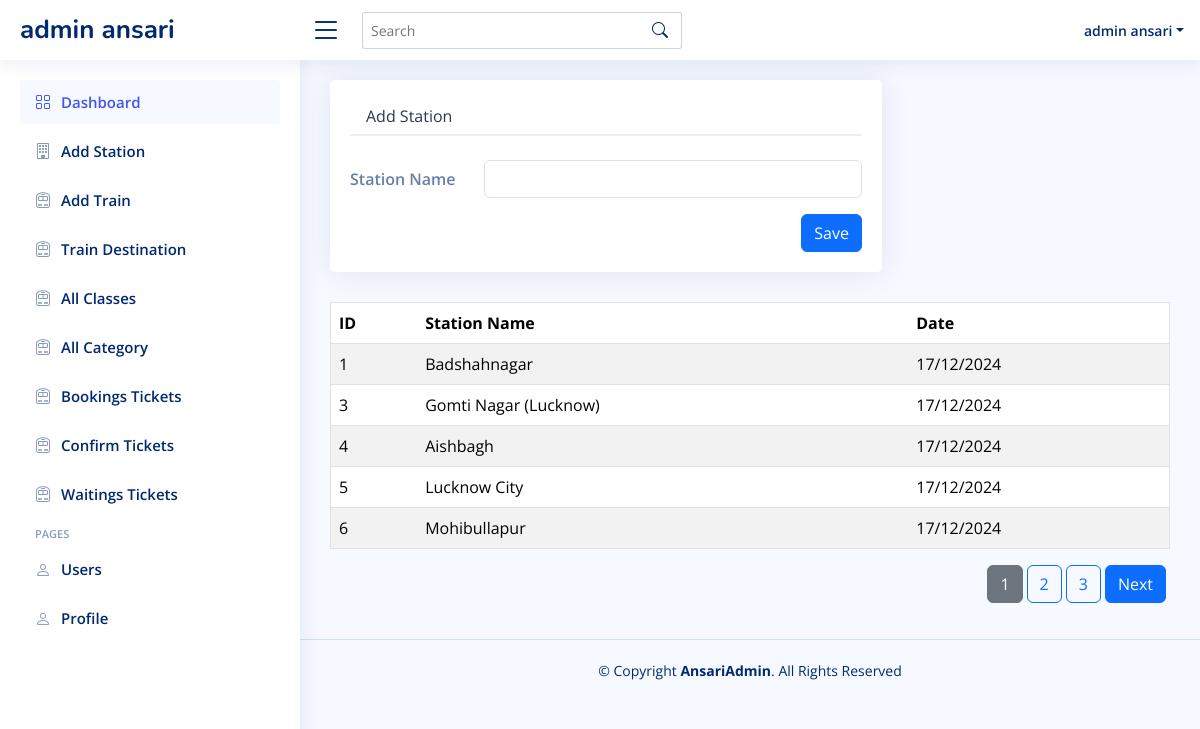
The app's page /admin/addStation.php (signed in) with its own data.
### tables this page shows
CREATE TABLE `stations` (
  `id` int NOT NULL,
  `station` varchar(255) NOT NULL,
  `created_at` timestamp NOT NULL DEFAULT CURRENT_TIMESTAMP,
  `updated_at` timestamp NOT NULL DEFAULT CURRENT_TIMESTAMP
);

### admin/addStation.php (the view, shortened to what this page needs)
<?php include 'assets/layout/header.php' ?>
<?php include 'assets/layout/sidebar.php' ?>
<main id="main" class="main">
<section class="section profile">
      <div class="row">
        <div class="col-xl-8">
          <div class="card">
            <div class="card-body pt-3">
              <ul class="nav nav-tabs nav-tabs-bordered">
                <li class="nav-item">
                  <button class="nav-link" data-bs-toggle="tab" data-bs-target="#profile-edit">Add Station</button>
                </li>
              </ul>
              <div class="tab-content pt-2">
                <div class="tab-pane fade  show active profile-edit pt-3" id="profile-edit">
                  <form action="station_action.php" method="POST">
                    <div class="row mb-3">
                      <label for="fullName" class="col-md-4 col-lg-3 col-form-label">Station Name</label>
                      <div class="col-md-8 col-lg-9">
                        <input name="stationName" type="text" class="form-control" id="stationName">
                      </div>
                    </div>
                    <div class="text-center d-flex justify-content-end">
                      <button type="submit" class="btn btn-primary">Save</button>
                    </div>
                  </form>
                </div>
              </div>
            </div>
          </div>
        </div>
      </div>
    </section>
    <?php
    include '../assets/inc/conn.php';
    $records_per_page = 5;
    $current_page = isset($_GET['page']) ? (int)$_GET['page'] : 1;
    $offset = ($current_page - 1) * $records_per_page;
    $total_sql = "SELECT COUNT(*) AS total FROM stations";
    $total_result = $conn->query($total_sql);
    $total_row = $total_result->fetch_assoc();
    $total_records = $total_row['total'];
    $total_pages = ceil($total_records / $records_per_page);
    $sql = "SELECT * FROM stations LIMIT $records_per_page OFFSET $offset";
    $result = $conn->query($sql);
    echo "<table border='1' class='table table-striped table-hover'>
            <thead>
                <tr>
                    <th>ID</th>
                    <th>Station Name</th>
                    <th>Date</th>
                </tr>
            </thead>
            <tbody>";
    if ($result->num_rows > 0) {
        while ($row = $result->fetch_assoc()) {
            $created_at = date("d/m/Y", strtotime($row["created_at"]));
            echo "<tr>
                    <td>" . $row["id"] . "</td>
                    <td>" . $row["station"] . "</td>
                    <td>" . $created_at . "</td>
                </tr>";
        }
    } else {
        echo "<tr><td colspan='3'>No results</td></tr>";
    }
    echo "</tbody></table>";
    echo "<nav class='mt-3'>
    <ul class='pagination d-flex justify-content-end'>";
    for ($i = 1; $i <= $total_pages; $i++) {
    $active_class = ($current_page == $i) ? "btn btn-secondary me-1" : "btn btn-outline-primary me-1";
    echo "<li class='page-item'>
            <a href='?page=$i' class='$active_class'>$i</a>
        </li>";
    }
    if ($current_page < $total_pages) {
    echo "<li class='page-item'>
            <a href='?page=" . ($current_page + 1) . "' class='btn btn-primary me-1'>Next</a>
        </li>";
    }
    echo "</ul></nav>";
?>
</main>
<?php include 'assets/layout/footer.php' ?>

### admin/assets/css/style.css (style rules this page uses)
:root { scroll-behavior: smooth; }
body { font-family: "Open Sans", sans-serif; background: #f6f9ff; color: #444444; }
a { color: #4154f1; text-decoration: none; }
#main { margin-top: 60px; padding: 20px 30px; transition: all 0.3s; }
.card { margin-bottom: 30px; border: none; border-radius: 5px; box-shadow: 0px 0 30px rgba(1, 41, 112, 0.1); }
.card-body { padding: 0 20px 20px 20px; }
.nav-tabs-bordered { border-bottom: 2px solid #ebeef4; }
.nav-tabs-bordered .nav-link { margin-bottom: -2px; border: none; color: #2c384e; }
@media (min-width: 1200px) { #main, #footer { margin-left: 300px; } }
.profile .profile-edit label { font-weight: 600; color: rgba(1, 41, 112, 0.6); }

### records on screen
stations: id "1", station "Badshahnagar", created_at "17/12/2024"
stations: id "3", station "Gomti Nagar (Lucknow)", created_at "17/12/2024"
stations: id "4", station "Aishbagh", created_at "17/12/2024"
stations: id "5", station "Lucknow City", created_at "17/12/2024"
stations: id "6", station "Mohibullapur", created_at "17/12/2024"

### other values on screen
$user_name "admin ansari"
